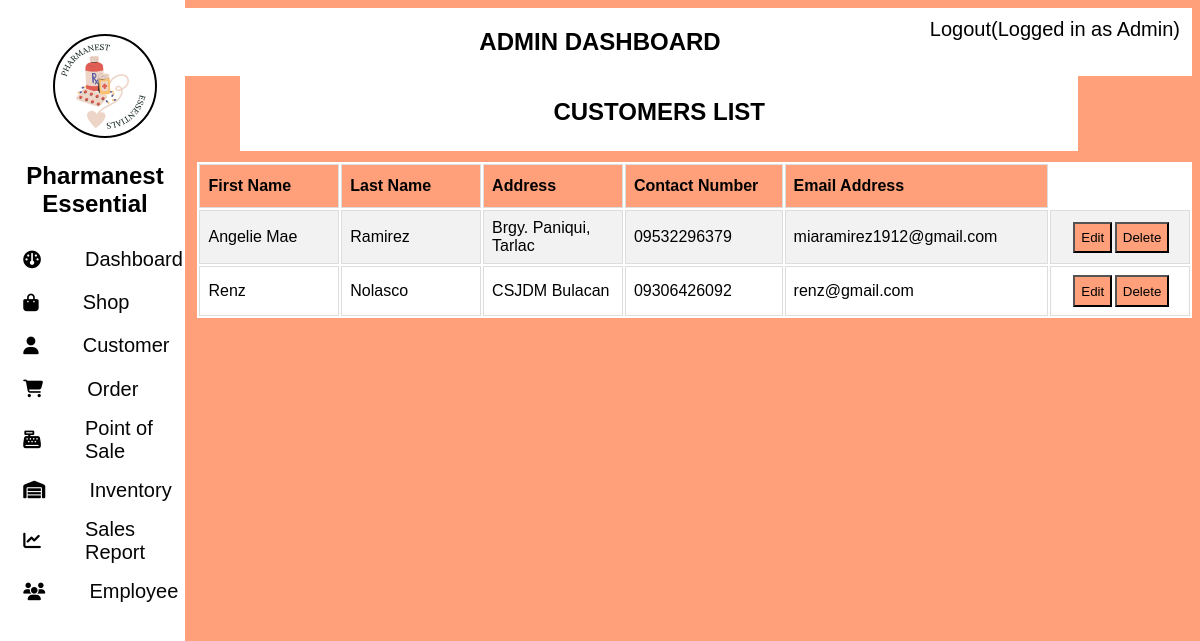
Screenshot of /customerpage.php with the database file from the repository.
### tables this page shows
CREATE TABLE `customer` (
  `id` int(50) NOT NULL,
  `firstname` varchar(50) NOT NULL,
  `lastname` varchar(50) NOT NULL,
  `address` varchar(100) NOT NULL,
  `contact` varchar(50) NOT NULL,
  `email` varchar(50) NOT NULL,
  `password` varchar(50) NOT NULL
);

### customerpage.php (the view, shortened to what this page needs)
<!DOCTYPE html>
<html lang="en">
<head>
    <link rel="stylesheet" href="https://cdnjs.cloudflare.com/ajax/libs/font-awesome/6.5.1/css/all.min.css">
<link rel="stylesheet" type="text/css" href="css/admin.css">
<link rel="stylesheet" type="text/css" href="css/customerpage.css">
</head>
<body>
<div class="sidenav">
	<img id="logo" src="image/logo.png" alt="Logo">
		<h2 style="text-align: center;"> Pharmanest Essential </h2>
		<div class="menu">
			<i class="fas fa-dashboard"></i>
			<a href="adminpage.php">Dashboard</a>
		</div>
		<div class="menu">
			<i class="fas fa-shopping-bag"></i>
			<a href="shop.php">Shop</a>
		</div>
		<div class="menu">
			<i class="fas fa-user"></i>
			<a href="customerpage.php">Customer</a>
		</div>
		<div class="menu">
			<i class="fas fa-cart-shopping"></i>
			<a href="order.php">Order</a>
		</div>
		<div class="menu">
			<i class="fas fa-cash-register"></i>
			<a href="pos.php">Point of Sale</a>
		</div>
		<div class="menu">
			<i class="fas fa-warehouse"></i>
			<a href="inventory.php">Inventory</a>
		</div>
		<div class="menu">
			<i class="fas fa-chart-line"></i>
			<a href="salesReport.php">Sales Report</a>
		</div>
		<div class="menu">
			<i class="fas fa-users"></i>
			<a href="employee.php">Employee</a>
		</div>
</div>
	<div class="topnav">
		<a href="logout.php">Logout(Logged in as Admin)</a>
	</div>
	<center>
	<div class="head">
		<h2> ADMIN DASHBOARD </h2>
	</div>
	<br>
	<div class="titolo">
		<h2>CUSTOMERS LIST</h2>
	</div>
	</center>
	<div class="table">
		<table>
			<tr>
				<th>First Name</th>
				<th>Last Name</th>
				<th>Address</th>
				<th>Contact Number</th>
				<th>Email Address</th>
				<th style="color: transparent; background-color: transparent; border: none">Actions</th>
			</tr>
			<?php
	include "connect.php";
	$sql = "SELECT firstname,lastname,address,contact,email FROM customer";
	$result = $conn->query($sql);
	if ($result->num_rows > 0) {
		while($row = $result->fetch_assoc()) {
		echo "<tr>";
			echo "<td>" . $row["firstname"]. "</td>";
			echo "<td>" . $row["lastname"] . "</td>";
			echo "<td>" . $row["address"]. "</td>";
			echo "<td>" . $row["contact"]. "</td>";
			echo "<td>" . $row["email"] . "</td>";
			echo "<td align=center>";
				echo "<button class='btn'>Edit</button>";
				echo "<button class='btn'>Delete</button>";
			echo "</td>";
		echo "</tr>";
		}
	echo "</table>";
	}
	?>
	</div>
</body>
</html>

### css/admin.css (style rules this page uses)
body { background-color: lightsalmon; }
#logo { width: 100px; float: left; border-radius: 100%; border: solid 2px black; margin: 1.5rem; margin-left: 3rem; }
.topnav { overflow: hidden; background-color: transparent; margin:0px; vertical-align:top; width: 100%; height:9%; position: fixed; top: 0; left: 0; }
.topnav a { float: right; text-align: center; padding: 18px 20px; text-decoration: none; font-size: 20px; font-family:'Franklin Gothic Medium', 'Arial Narrow', Arial, sans-serif; color: black; display: block; border: none; background: none; cursor: pointer; outline: none; }
.head { width:100%; font-family:Arial; background-color:white; color:black; float:right;; margin-top:0px; margin-right:0px; margin-left:10px; top: 0; right: 0; overflow:hidden; }
.sidenav { height: 100%; width: 15%; position: fixed; z-index: 1; top: 0; left: 0; background-color: white; padding-top: 10px; padding-left:5px; font-family:Arial; }
.sidenav a,.dropdown-btn { padding: 6px 8px 6px 16px; text-decoration: none; font-size: 20px; color: #050505; display: block; border: none; background: none; width: 100%; text-align: left; cursor: pointer; outline: none; }
i { padding:0.8rem 0.2rem; border-radius:10px; font-size:1.10rem; cursor:pointer; margin:0 15px; transition:1s; }
.menu { display: flex; align-items: center; gap: 10px; }

### css/customerpage.css (style rules this page uses)
.titolo { text-align: center; font-family: 'Franklin Gothic Medium', 'Arial Narrow', Arial, sans-serif; background-color: white; width: 70%; margin-top: 4%; margin-left: 10%; padding: 0.4%; }
.table { background-color: white; width: 84%; float: right; font-family: Arial; border-collapse: collapse; overflow:auto; margin-top: 1%; }
.table td, .table th { border: 1px solid #ddd; padding: 8px; }
th { width: 10%; }
.table tr:nth-child(even) { background-color: #f2f2f2; }
.table th { padding-top: 12px; padding-bottom: 12px; text-align: left; background-color: lightsalmon; color: black; }
.btn { background-color: lightsalmon; padding: 5%; margin-left: 2%; }

### rows the page displays
customer: firstname "Angelie Mae", lastname "Ramirez", address "Brgy. Paniqui, Tarlac", contact "09532296379", email "miaramirez1912@gmail.com"
customer: firstname "Renz", lastname "Nolasco", address "CSJDM Bulacan", contact "09306426092", email "renz@gmail.com"
